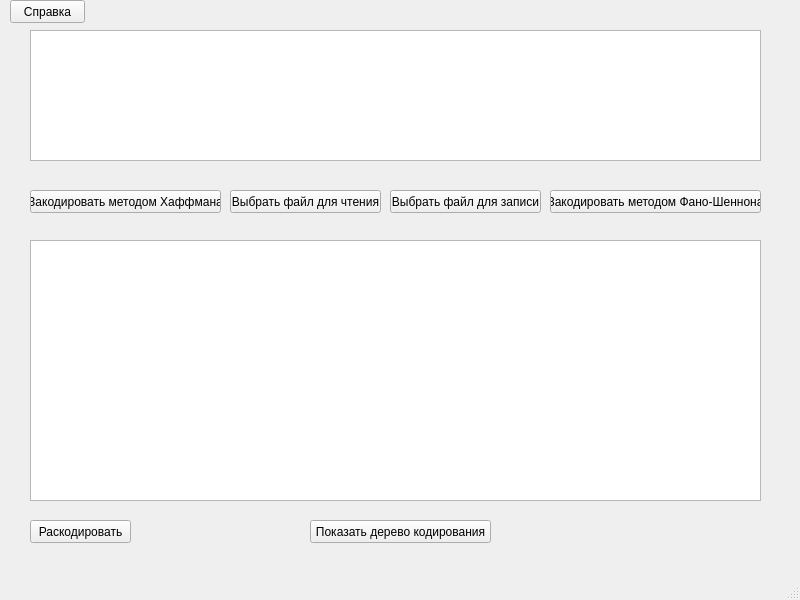
<?xml version="1.0" encoding="UTF-8"?>
<ui version="4.0">
 <class>MainWindow</class>
 <widget class="QMainWindow" name="MainWindow">
  <property name="geometry">
   <rect>
    <x>0</x>
    <y>0</y>
    <width>800</width>
    <height>600</height>
   </rect>
  </property>
  <property name="windowTitle">
   <string>MainWindow</string>
  </property>
  <widget class="QWidget" name="centralwidget">
   <widget class="QTextEdit" name="textEdit">
    <property name="geometry">
     <rect>
      <x>30</x>
      <y>30</y>
      <width>731</width>
      <height>131</height>
     </rect>
    </property>
   </widget>
   <widget class="QPushButton" name="haffButton">
    <property name="geometry">
     <rect>
      <x>30</x>
      <y>190</y>
      <width>191</width>
      <height>23</height>
     </rect>
    </property>
    <property name="text">
     <string>Закодировать методом Хаффмана</string>
    </property>
   </widget>
   <widget class="QPushButton" name="read1Button">
    <property name="geometry">
     <rect>
      <x>230</x>
      <y>190</y>
      <width>151</width>
      <height>23</height>
     </rect>
    </property>
    <property name="text">
     <string>Выбрать файл для чтения</string>
    </property>
   </widget>
   <widget class="QPushButton" name="SFCodeButton">
    <property name="geometry">
     <rect>
      <x>550</x>
      <y>190</y>
      <width>211</width>
      <height>23</height>
     </rect>
    </property>
    <property name="text">
     <string>Закодировать методом Фано-Шеннона</string>
    </property>
   </widget>
   <widget class="QPushButton" name="decodeButton">
    <property name="geometry">
     <rect>
      <x>30</x>
      <y>520</y>
      <width>101</width>
      <height>23</height>
     </rect>
    </property>
    <property name="text">
     <string>Раскодировать</string>
    </property>
   </widget>
   <widget class="QTextEdit" name="textEdit_2">
    <property name="geometry">
     <rect>
      <x>30</x>
      <y>240</y>
      <width>731</width>
      <height>261</height>
     </rect>
    </property>
   </widget>
   <widget class="QPushButton" name="write1Button">
    <property name="geometry">
     <rect>
      <x>390</x>
      <y>190</y>
      <width>151</width>
      <height>23</height>
     </rect>
    </property>
    <property name="text">
     <string>Выбрать файл для записи</string>
    </property>
   </widget>
   <widget class="QPushButton" name="visualizeButton">
    <property name="geometry">
     <rect>
      <x>310</x>
      <y>520</y>
      <width>181</width>
      <height>23</height>
     </rect>
    </property>
    <property name="text">
     <string>Показать дерево кодирования</string>
    </property>
   </widget>
   <widget class="QPushButton" name="help_Button">
    <property name="geometry">
     <rect>
      <x>10</x>
      <y>0</y>
      <width>75</width>
      <height>23</height>
     </rect>
    </property>
    <property name="text">
     <string>Справка</string>
    </property>
   </widget>
  </widget>
  <widget class="QMenuBar" name="menubar">
   <property name="geometry">
    <rect>
     <x>0</x>
     <y>0</y>
     <width>800</width>
     <height>21</height>
    </rect>
   </property>
  </widget>
  <widget class="QStatusBar" name="statusbar"/>
 </widget>
 <resources/>
 <connections/>
</ui>
